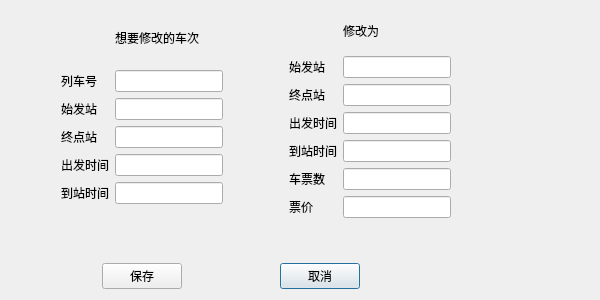
<?xml version="1.0" encoding="UTF-8"?>
<ui version="4.0">
 <class>changeticketdialog</class>
 <widget class="QDialog" name="changeticketdialog">
  <property name="geometry">
   <rect>
    <x>0</x>
    <y>0</y>
    <width>600</width>
    <height>300</height>
   </rect>
  </property>
  <property name="minimumSize">
   <size>
    <width>600</width>
    <height>300</height>
   </size>
  </property>
  <property name="maximumSize">
   <size>
    <width>600</width>
    <height>300</height>
   </size>
  </property>
  <property name="windowTitle">
   <string>changeticket</string>
  </property>
  <layout class="QGridLayout" name="gridLayout_7">
   <item row="1" column="0">
    <layout class="QGridLayout" name="gridLayout_5">
     <item row="0" column="0">
      <spacer name="horizontalSpacer_4">
       <property name="orientation">
        <enum>Qt::Horizontal</enum>
       </property>
       <property name="sizeHint" stdset="0">
        <size>
         <width>40</width>
         <height>20</height>
        </size>
       </property>
      </spacer>
     </item>
     <item row="0" column="4">
      <spacer name="horizontalSpacer_5">
       <property name="orientation">
        <enum>Qt::Horizontal</enum>
       </property>
       <property name="sizeHint" stdset="0">
        <size>
         <width>40</width>
         <height>20</height>
        </size>
       </property>
      </spacer>
     </item>
     <item row="0" column="3">
      <widget class="QtMaterialRaisedButton" name="canclebtn">
       <property name="text">
        <string>取消</string>
       </property>
      </widget>
     </item>
     <item row="0" column="1">
      <widget class="QtMaterialRaisedButton" name="changebtn">
       <property name="text">
        <string>保存</string>
       </property>
      </widget>
     </item>
     <item row="0" column="2">
      <spacer name="horizontalSpacer_6">
       <property name="orientation">
        <enum>Qt::Horizontal</enum>
       </property>
       <property name="sizeHint" stdset="0">
        <size>
         <width>50</width>
         <height>20</height>
        </size>
       </property>
      </spacer>
     </item>
    </layout>
   </item>
   <item row="0" column="0">
    <layout class="QGridLayout" name="gridLayout_6">
     <item row="0" column="1">
      <layout class="QGridLayout" name="gridLayout_2">
       <item row="7" column="0">
        <spacer name="verticalSpacer">
         <property name="orientation">
          <enum>Qt::Vertical</enum>
         </property>
         <property name="sizeHint" stdset="0">
          <size>
           <width>20</width>
           <height>40</height>
          </size>
         </property>
        </spacer>
       </item>
       <item row="5" column="1">
        <widget class="QtMaterialAutoComplete" name="initialEtlineEdit"/>
       </item>
       <item row="4" column="1">
        <widget class="QtMaterialAutoComplete" name="initialBtlineEdit"/>
       </item>
       <item row="6" column="0" colspan="2">
        <layout class="QGridLayout" name="gridLayout"/>
       </item>
       <item row="5" column="0">
        <widget class="QLabel" name="etlable">
         <property name="text">
          <string>到站时间</string>
         </property>
        </widget>
       </item>
       <item row="0" column="1">
        <widget class="QLabel" name="label_3">
         <property name="text">
          <string>想要修改的车次</string>
         </property>
        </widget>
       </item>
       <item row="2" column="1">
        <widget class="QtMaterialAutoComplete" name="initialBalineEdit"/>
       </item>
       <item row="0" column="0">
        <spacer name="verticalSpacer_2">
         <property name="orientation">
          <enum>Qt::Vertical</enum>
         </property>
         <property name="sizeHint" stdset="0">
          <size>
           <width>20</width>
           <height>40</height>
          </size>
         </property>
        </spacer>
       </item>
       <item row="1" column="0">
        <widget class="QLabel" name="idlabel">
         <property name="text">
          <string>列车号</string>
         </property>
        </widget>
       </item>
       <item row="3" column="1">
        <widget class="QtMaterialAutoComplete" name="initialEalineEdit"/>
       </item>
       <item row="1" column="1">
        <widget class="QtMaterialAutoComplete" name="initialIdlineEdit"/>
       </item>
       <item row="3" column="0">
        <widget class="QLabel" name="ealabel">
         <property name="text">
          <string>终点站</string>
         </property>
        </widget>
       </item>
       <item row="4" column="0">
        <widget class="QLabel" name="btlabel">
         <property name="text">
          <string>出发时间</string>
         </property>
        </widget>
       </item>
       <item row="2" column="0">
        <widget class="QLabel" name="balabel">
         <property name="text">
          <string>始发站</string>
         </property>
        </widget>
       </item>
      </layout>
     </item>
     <item row="0" column="3">
      <layout class="QGridLayout" name="gridLayout_3">
       <item row="0" column="0">
        <spacer name="verticalSpacer_3">
         <property name="orientation">
          <enum>Qt::Vertical</enum>
         </property>
         <property name="sizeHint" stdset="0">
          <size>
           <width>20</width>
           <height>40</height>
          </size>
         </property>
        </spacer>
       </item>
       <item row="6" column="1">
        <widget class="QtMaterialAutoComplete" name="finalPrlineEdit"/>
       </item>
       <item row="1" column="0">
        <widget class="QLabel" name="balabel_2">
         <property name="text">
          <string>始发站</string>
         </property>
        </widget>
       </item>
       <item row="5" column="0">
        <widget class="QLabel" name="ticketlabel_2">
         <property name="text">
          <string>车票数</string>
         </property>
        </widget>
       </item>
       <item row="3" column="0">
        <widget class="QLabel" name="btlabel_2">
         <property name="text">
          <string>出发时间</string>
         </property>
        </widget>
       </item>
       <item row="6" column="0">
        <widget class="QLabel" name="label_2">
         <property name="text">
          <string>票价</string>
         </property>
        </widget>
       </item>
       <item row="5" column="1">
        <widget class="QtMaterialAutoComplete" name="finalTicketlineEdit"/>
       </item>
       <item row="7" column="0" colspan="2">
        <layout class="QGridLayout" name="gridLayout_4"/>
       </item>
       <item row="8" column="0">
        <spacer name="verticalSpacer_4">
         <property name="orientation">
          <enum>Qt::Vertical</enum>
         </property>
         <property name="sizeHint" stdset="0">
          <size>
           <width>20</width>
           <height>40</height>
          </size>
         </property>
        </spacer>
       </item>
       <item row="4" column="0">
        <widget class="QLabel" name="etlable_2">
         <property name="text">
          <string>到站时间</string>
         </property>
        </widget>
       </item>
       <item row="1" column="1">
        <widget class="QtMaterialAutoComplete" name="finalBalineEdit"/>
       </item>
       <item row="4" column="1">
        <widget class="QtMaterialAutoComplete" name="finalEtlineEdit"/>
       </item>
       <item row="2" column="1">
        <widget class="QtMaterialAutoComplete" name="finalEalineEdit"/>
       </item>
       <item row="2" column="0">
        <widget class="QLabel" name="ealabel_2">
         <property name="text">
          <string>终点站</string>
         </property>
        </widget>
       </item>
       <item row="3" column="1">
        <widget class="QtMaterialAutoComplete" name="finalBtlineEdit"/>
       </item>
       <item row="0" column="1">
        <widget class="QLabel" name="label_4">
         <property name="text">
          <string>修改为</string>
         </property>
        </widget>
       </item>
      </layout>
     </item>
     <item row="0" column="0">
      <spacer name="horizontalSpacer_3">
       <property name="orientation">
        <enum>Qt::Horizontal</enum>
       </property>
       <property name="sizeHint" stdset="0">
        <size>
         <width>50</width>
         <height>20</height>
        </size>
       </property>
      </spacer>
     </item>
     <item row="0" column="2">
      <spacer name="horizontalSpacer">
       <property name="orientation">
        <enum>Qt::Horizontal</enum>
       </property>
       <property name="sizeHint" stdset="0">
        <size>
         <width>60</width>
         <height>20</height>
        </size>
       </property>
      </spacer>
     </item>
    </layout>
   </item>
   <item row="0" column="1">
    <spacer name="horizontalSpacer_2">
     <property name="orientation">
      <enum>Qt::Horizontal</enum>
     </property>
     <property name="sizeHint" stdset="0">
      <size>
       <width>30</width>
       <height>20</height>
      </size>
     </property>
    </spacer>
   </item>
  </layout>
 </widget>
 <customwidgets>
  <customwidget>
   <class>QtMaterialAutoComplete</class>
   <extends>QLineEdit</extends>
   <header location="global">qtmaterialautocomplete.h</header>
  </customwidget>
  <customwidget>
   <class>QtMaterialRaisedButton</class>
   <extends>QPushButton</extends>
   <header location="global">qtmaterialraisedbutton.h</header>
  </customwidget>
 </customwidgets>
 <resources/>
 <connections/>
</ui>
